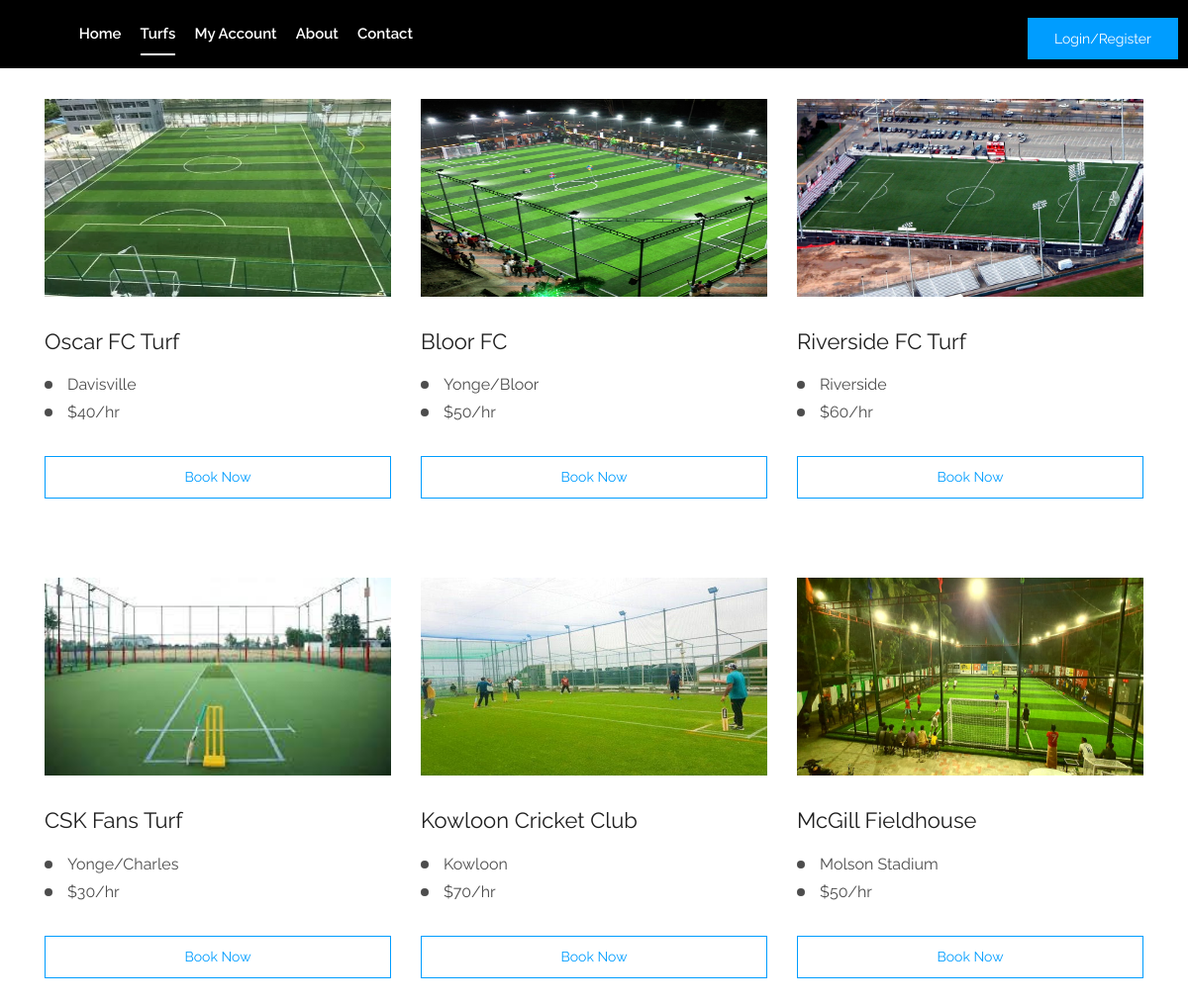
Page /user/turfs/ on the committed database.
### adminApp/models.py (models this page shows)
class Turfdb(models.Model):
    name = models.CharField(max_length=100)
    description = models.TextField()
    image =  models.ImageField(upload_to='turf')
    price = models.IntegerField()
    location = models.CharField(max_length=100)
    categoryid = models.ForeignKey(Categorydb, on_delete=CASCADE)
    managerid = models.ForeignKey(Managerdb, on_delete=CASCADE)

### userApp/views.py (the view)
# urls.py: path('turfs/', views.viewTurfs, name='viewTurfs'),
def viewTurfs(request):
    data = Turfdb.objects.all()
    return render(request, 'turfs.html', {'data': data})

### userApp/templates/turfs.html
{% extends 'base.html' %}
{% load static %}
{% block content %}
<div class="offers_area padding_top">
    <div class="container">
        <div class="row">
            {% for i in data %}
            <div class="col-xl-4 col-md-4" id="single_turf">
                <div class="single_offers">
                    <div class="about_thumb">
                        <img src="{{i.image.url}}" style="width: 350px;
                            height:200px;">
                    </div>
                    <h3>{{i.name}}</h3>
                    <ul>
                        <li>{{i.location}}</li>
                        <li>${{i.price}}/hr</li>
                    </ul>
                    <a href="#" class="book_now">book now</a>
                </div>
            </div>
            {% endfor %}
        </div>
    </div>
</div>
{% endblock %}

### userApp/templates/base.html (shortened to what this page needs)
{% load static %}
<!doctype html>
<html class="no-js" lang="zxx">
    <head>
        <link rel="stylesheet" href="{% static 'user/css/bootstrap.min.css' %}">
        <link rel="stylesheet"
            href="{% static 'user/css/owl.carousel.min.css' %}">
        <link rel="stylesheet"
            href="{% static 'user/css/magnific-popup.css' %}">
        <link rel="stylesheet"
            href="{% static 'user/css/font-awesome.min.css' %}">
        <link rel="stylesheet" href="{% static 'user/css/themify-icons.css' %}">
        <link rel="stylesheet" href="{% static 'user/css/nice-select.css' %}">
        <link rel="stylesheet" href="{% static 'user/css/flaticon.css' %}">
        <link rel="stylesheet" href="{% static 'user/css/gijgo.css' %}">
        <link rel="stylesheet" href="{% static 'user/css/animate.css' %}">
        <link rel="stylesheet" href="{% static 'user/css/slicknav.css' %}">
        <link rel="stylesheet" href="{% static 'user/css/style.css' %}">
    </head>
    <body>
        {% include 'nav.html' %}
        {% block content %}
        {% endblock %}
    </body>
</html>

### userApp/templates/nav.html (shortened to what this page needs)
<header>
    <div class="header-area" id="navbar">
        <div id="sticky-header" class="main-header-area">
            <div class="container-fluid p-0">
                <div class="row align-items-center no-gutters">
                    <div class="col-xl-5 col-lg-6">
                        <div class="main-menu d-none d-lg-block">
                            <nav>
                                <ul id="navigation">
                                    <li><a href="index.html">Home</a></li>
                                    <li><a class="active"
                                            href="rooms.html">Turfs</a></li>
                                    <li><a href="about.html">My Account</a></li>
                                    <li><a href="about.html">About</a></li>
                                    <li><a href="contact.html">Contact</a></li>
                                </ul>
                            </nav>
                        </div>
                    </div>
                    <div class="col-xl-2 col-lg-2">
                    </div>
                    <div class="col-xl-5 col-lg-4 d-none d-lg-block">
                        <div class="book_room">
                            <div class="socail_links">
                                <ul>
                                    <li>
                                        <a href="#">
                                            <i class="fa
                                                fa-facebook-square"></i>
                                        </a>
                                    </li>
                                    <li>
                                        <a href="#">
                                            <i class="fa fa-twitter"></i>
                                        </a>
                                    </li>
                                    <li>
                                        <a href="#">
                                            <i class="fa fa-instagram"></i>
                                        </a>
                                    </li>
                                </ul>
                            </div>
                            <div class="book_btn d-none d-lg-block">
                                <a class="popup-with-form"
                                    href="#test-form">Login/Register</a>
                            </div>
                        </div>
                    </div>
                    <div class="col-12">
                    </div>
                </div>
            </div>
        </div>
    </div>
</header>

### userApp/static/user/css/style.css (style rules this page uses)
body { font-family:'Raleway', sans-serif;font-weight:normal;font-style:normal }
a,.button { -webkit-transition:.3s;-moz-transition:.3s;-o-transition:.3s;transition:.3s }
a,button { color:#1F1F1F;outline:medium none }
h1,h2,h3,h4,h5 { font-family:'Raleway', sans-serif;color:#1F1F1F }
ul { margin:0px;padding:0px }
li { list-style:none }
*::placeholder { color:#cccccc;font-size:14px;opacity:1 }
h3 { font-size:24px }
.book_now { display:inline-block;font-size:14px;color:#009DFF;border:1px solid #009DFF;text-transform:capitalize;padding:10px 25px }
.header-area { position:absolute;left:0;right:0;width:100%;top:0;z-index:9;padding-top:28px }
.header-area .main-header-area { padding:0 150px }
@media (min-width: 992px) and (max-width: 1200px) { .header-area .main-header-area { padding:0 20px } }
@media (min-width: 1200px) and (max-width: 1500px) { .header-area .main-header-area { padding:0 10px } }
.header-area .main-header-area .book_room { display:-webkit-box;display:-moz-box;display:-ms-flexbox;display:-webkit-flex;display:flex;-webkit-align-items:center;-moz-align-items:center;-ms-align-items:center;align-items:center;-webkit-justify-content:flex-end;-moz-justify-content:flex-end;-ms-justify-content:flex-end;justify-content:flex-end;-ms-flex-pack:flex-end }
.header-area .main-header-area .book_room .socail_links ul li { display:inline-block }
.header-area .main-header-area .book_room .socail_links ul li a { color:#A8A7A0;margin:0 10px;font-size:15px }
.header-area .main-header-area .book_room .book_btn { margin-left:30px }
.header-area .main-header-area .book_room .book_btn a { background:#009DFF;padding:12px 26px;font-size:14px;font-weight:400;border:1px solid transparent;color:#fff }
.header-area .main-header-area .main-menu { text-align:center;padding:12px 0 }
.header-area .main-header-area .main-menu ul li { display:inline-block;position:relative;margin-right:50px }
@media (min-width: 992px) and (max-width: 1200px) { .header-area .main-header-area .main-menu ul li { margin-right:20px } }
@media (min-width: 1200px) and (max-width: 1500px) { .header-area .main-header-area .main-menu ul li { margin-right:15px } }
.header-area .main-header-area .main-menu ul li a { color:#fff;font-size:16px;text-transform:capitalize;font-weight:600;display:inline-block;padding:0px 0px 10px 0px;font-family:"Raleway",sans-serif;position:relative;text-transform:capitalize }
@media (min-width: 992px) and (max-width: 1200px) { .header-area .main-header-area .main-menu ul li a { font-size:15px } }
@media (min-width: 1200px) and (max-width: 1500px) { .header-area .main-header-area .main-menu ul li a { font-size:15px } }
.header-area .main-header-area .main-menu ul li a::before { position:absolute;content:"";background:#fff;width:100%;height:2px;bottom:0;left:0;opacity:0;transform:scaleX(0);-webkit-transition:.3s;-moz-transition:.3s;-o-transition:.3s;transition:.3s }
.header-area .main-header-area .main-menu ul li a.active::before { opacity:1;transform:scaleX(1) }
.header-area .main-header-area .main-menu ul li:first-child a { padding-left:0 }
.offers_area { padding-bottom:100px }
.offers_area.padding_top { padding-top:80px }
@media (min-width: 992px) and (max-width: 1200px) { .offers_area.padding_top { padding-top:100px } }
.offers_area .single_offers .about_thumb { overflow:hidden }
.offers_area .single_offers .about_thumb img { width:100%;-webkit-transform:scale(1);-moz-transform:scale(1);-ms-transform:scale(1);transform:scale(1);-webkit-transition:.3s;-moz-transition:.3s;-o-transition:.3s;transition:.3s }
.offers_area .single_offers h3 { font-size:22px;font-weight:400;color:#1F1F1F;margin-top:32px }
.offers_area .single_offers ul { margin-top:17px;margin-bottom:30px }
.offers_area .single_offers ul li { font-size:16px;color:#4D4D4D;line-height:28px;position:relative;z-index:9;padding-left:23px }
.offers_area .single_offers ul li::before { position:absolute;content:"";width:8px;height:8px;background:#4D4D4D;left:0;top:50%;-webkit-transform:translateY(-50%);-moz-transform:translateY(-50%);-ms-transform:translateY(-50%);transform:translateY(-50%);border-radius:50% }
.offers_area .single_offers a { width:100%;text-align:center }
h1,h2,h3,h4,h5,h6 { line-height:1.2em }
#single_turf { padding-bottom: 80px; }
#navbar { position: fixed; left: 0; right: 0; width: 100%; top: 0; z-index: 9; padding-top: 10px; background-color: black; }

### rows in the picture
Turfdb: image (picture), name "Oscar FC Turf", location "Davisville", price "40"
Turfdb: image (picture), name "Bloor FC", location "Yonge/Bloor", price "50"
Turfdb: image (picture), name "Riverside FC Turf", location "Riverside", price "60"
Turfdb: image (picture), name "CSK Fans Turf", location "Yonge/Charles", price "30"
Turfdb: image (picture), name "Kowloon Cricket Club", location "Kowloon", price "70"
Turfdb: image (picture), name "McGill Fieldhouse", location "Molson Stadium", price "50"
